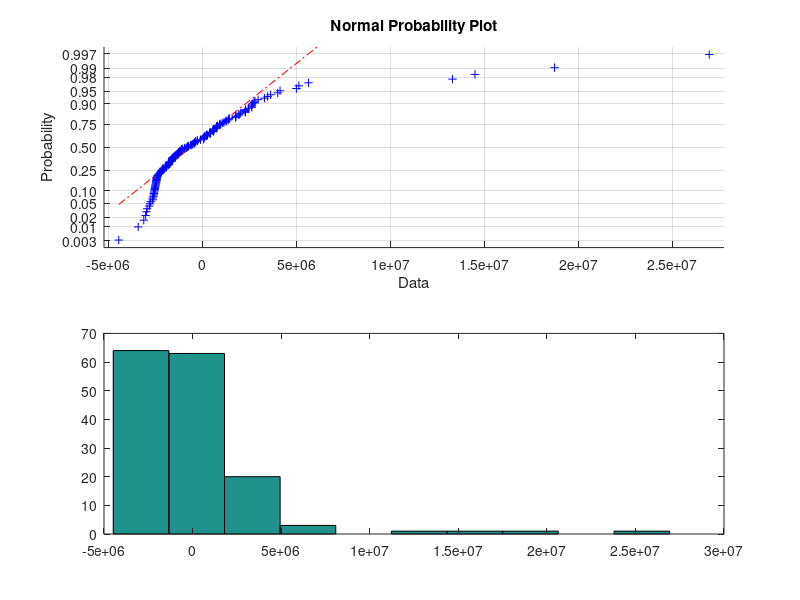

This figure's MATLAB source:

 


%% Problem 1: Simulering av konfidensintervall

%{
% Parametrar:
n = 25; %Antal matningar
mu = 10; %Vantevardet
sigma = 1; %Standardavvikelsen
alpha = 0.05;
%Simulerar n observationer for varje intervall
x = normrnd(mu, sigma,n,100); %n x 100 matris med varden
%Skattar mu med medelvardet
xbar = mean(x); %vektor med 100 medelvarden.
%Beraknar de undre och ovre granserna
undre = xbar - norminv(1-alpha/2)*sigma/sqrt(n)
ovre = xbar + norminv(1-alpha/2)*sigma/sqrt(n)

p=0;
for i= 1:length(ovre)
    if undre(i) <= mu && mu <= ovre(i)
        p=p+1;
    end
end

disp(p/100)

%Hur många av dessa intervall kan förväntas innehålla det sanna värdet på 
% µ?
%med stor sannolikhet ligger mu i intervallet efter 100 försök
%jag tror det fanns en sats som sa att när n-> infite går vi mot
%konfidensgraden dvs 95% => 100 - 5 st?

% Problem 1: Simulering av konfidensintervall (forts.)
%Ritar upp alla intervall
figure(1)
hold on
    for k=1:100
        if ovre(k) < mu % Rodmarkerar intervall som missar mu
            plot([undre(k) ovre(k)],[k k],'r')
            elseif undre(k) > mu
            plot([undre(k) ovre(k)],[k k],'r')
        else
            plot([undre(k) ovre(k)],[k k],'b')
        end
    end
%b1 och b2 ar bara till for att figuren ska se snygg ut.
b1 = min(xbar - norminv(1 - alpha/2)*sigma/sqrt(n));
b2 = max(xbar + norminv(1 - alpha/2)*sigma/sqrt(n));
axis([b1 b2 0 101]) %Tar bort outnyttjat utrymme i figuren
%Ritar ut det sanna vardet
plot([mu mu],[0 101],'g')
hold off

%om vi bara ändrar mu så ändras inte resultatet sådär jätte mycket då vi
%bara förflyttar normalfördelningen. Om vi ändrar och gör den mycket större
%hamnar nästan allt utanför intervallet. Om vi gör den 10 gånger större
%sjunker sannolikheten att den är i intervallet efter 100 försök. till
%ungefär 50%. Om vi ökar antalet n så ser vi att vi förbättrar
%sannolikehten och överenstämmer med sats.
%}

%{
% Problem 2: Maximum likelihood/Minsta kvadrat
M = 1e4;
b = 4;
x = raylrnd(b, M, 1);
hist_density(x, 40)
figure(1);
hold on
my_est_ml = (1/(2*M)*sum(x.^2))^0.5;% Skriv in din ML-skattning har
my_est_mk = mean(x)*(2/pi)^0.5;% Skriv in din MK-skattning har
plot(my_est_ml, 0, 'r*')
 plot(my_est_mk, 0, 'g*')
 plot(b, 0, 'ro')
 plot(0:0.1:6, raylpdf(0:0.1:6, my_est_ml), 'r')
 plot(0:0.1:6, raylpdf(0:0.1:6, my_est_mk), 'b')
 hold off
%skattning ser väldigt bra ut.

%}

%{
% Problem 3: Konfidensintervall for Rayleighfordelning
load wave_data.mat
alfa=0.05;
figure(1);
my_est = mean(y)*(2/pi)^0.5;% Skriv in din MK-skattning har
subplot(2,1,1), plot(y(1:end))
subplot(2,1,2), hist_density(y)

% Problem 3: Konfidensintervall (forts.)
standardav = (2/pi * 1/(length(y)) *(2-pi/2)*my_est^2)^0.5;
% standardav = ( (4 - pi)*my_est) / (pi * (length(y)^0.5));
interval = (my_est + tinv([alfa, (1-alfa)], length(y)-1)*standardav);
lower_bound = interval(1,1)
upper_bound = interval(1,2)
hold on % Gor sa att ploten halls kvar
plot(lower_bound, 0, 'g*')
plot(upper_bound, 0, 'g*')
plot(0:0.1:6, raylpdf(0:0.1:6, my_est), 'r')
hold off

%fördelnign ser bra ut som svar på problem 3
%}
%{

load birth.dat
x= birth(birth(:, 20) < 3, 3);
y = birth(birth(:,20) == 3, 3);

length(x)
length(y)

% Problem 4: Fordelningar av givna data (forts.)
figure(1);
subplot(2,2,1), boxplot(x),
axis([0 2 500 5000])
subplot(2,2,2), boxplot(y),
axis([0 2 500 5000])


% Problem 4: Fordelningar av givna data (forts.)
subplot(2,2,3:4), ksdensity(x),
hold on
[fy, ty] = ksdensity(y);
plot(ty, fy, 'r')
hold off

%det vi kan dra för slutsatser är att den som inte röker är mer förskjuten
%åt höger dvs löper mertalet hamnar över gränsen som låg vikt på 2500
%däremot ser man dock att de som röker ligger lite till vänster med sitt
%värde och vi kan också se att de är approximativt normalfördelat. De som
%röker har mer koncentrerade på en viss vikt löper större sannolikhet att
%hamna där. Dock de som inte röker har en bredarea standardavvikelse.

%intreesant att veta om alkohol påverkar




%%problem 4 eget med alkhol


load birth.dat
not_alko = birth(birth(:, 26) < 2, 3);
alko = birth(birth(:,26) == 2, 3);

% Problem 4: Fordelningar av givna data (forts.)
figure(2);
subplot(2,2,1), boxplot(not_alko),
axis([0 2 500 5000])
subplot(2,2,2), boxplot(alko),
axis([0 2 500 5000])


% Problem 4: Fordelningar av givna data (forts.)
subplot(2,2,3:4), ksdensity(not_alko),
hold on
[fy, ty] = ksdensity(alko);
plot(ty, fy, '-')
hold off

%vi ser från plotten likt förra att de som dricker är mer koncetrerat i
%mitten större sannolikhet att hamna i en okej vikt på 3500. Men vi ser att
%den är dock lite mer förskjuten än de som inte dricker till vänster dvs
%mot den lägre vikten. Allstå det finns en risk för vissa som dricker att
%deras barn faktiskt blir underviktiga mer än den som inte dricker iaf. Å
%andra sidan ser vi att de som inte dricker är mer försjuktna åt höger men
%också större standardavvikelse men sannolikhet att du hamnar på en okej
%viktig är större pga försjutknignen. Men det finns såklart risk att man
%kan hamna i undervittiga delen men lägre än de som dricker.


%
%}

%{
% problem 5

age = birth(:, 4)
figure(3);
subplot(2,2,3:4), ksdensity(age)

h = jbtest(age,0.05)

% Weight of mother
w = birth(:, 15)
figure(4);
subplot(2,2,3:4), ksdensity(w)

h2 = jbtest(w,0.05)
% Seems like age is not normnally ditributed



% Problem 6

alfa = 0.05
figure(5);
good_parent = birth(birth(:, 20) < 3, 3)
bad_parent = birth(birth(:, 20) == 3, 3)

mean_diff = mean(good_parent) - mean(bad_parent) % Mean difference in expected length

standardav = (std(bad_parent)^2 / length(bad_parent) + std(good_parent)^2 / length(good_parent))^0.5

interval = (mean_diff + tinv([alfa, (1-alfa)], length(good_parent)-1)*standardav);
lower_bound = interval(1,1)
upper_bound = interval(1,2)
hold on % Gor sa att ploten halls kvar
plot(lower_bound, 0, 'g*')
plot(upper_bound, 0, 'g*')

% Alltså skillanden är typ 144.6744 med konfidensintervall 
% 67.3471 till 222.0017, 
% Vi vet alltså med säkerhet att barn med föräldrar som inte röker väger
% något mer, dryga 144 g mer

%}
load moore.dat

figure(6)
w = moore(:, 2);
length(w);

logged = log(w);
w1 = moore(:, 1);
x = [ones(length(w1), 1), w1];
%ksdensity(w)
%ksdensity(logged)


beta_hat = regress(w, x)

% Problem 6: Regression
res = w-x*beta_hat;
subplot(2,1,1), normplot(res)
subplot(2,1,2), hist(res)

% Binominal fördelning?
